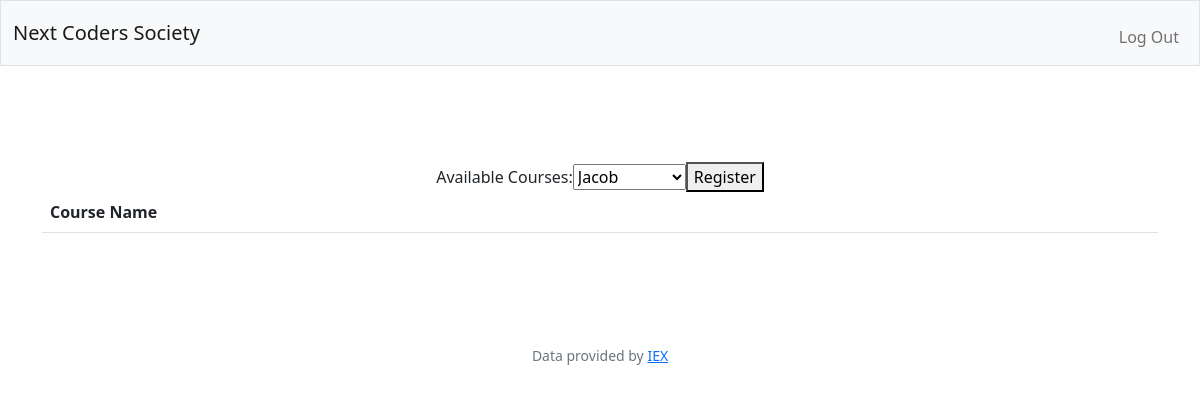
Page / (signed in) on the earlier database version.
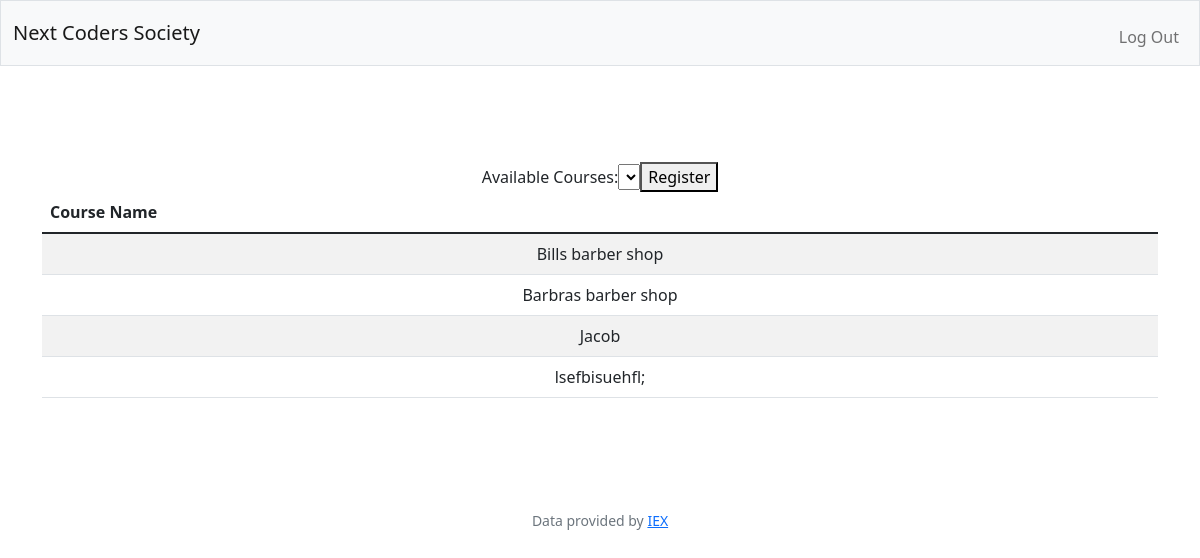
Same page on the later database version.
### tables this page shows
CREATE TABLE registered_courses(user_id int NOT NULL, course_name TEXT NOT NULL);

### app.py (the view)
@app.route("/", methods=['POST', 'GET'])
@login_required
def dashboard():
    user_id = session["user_id"]
    if request.method == "POST":
        value = request.form['clarinets']
        print(value)
        db.execute("INSERT INTO registered_courses(user_id, course_name) VALUES(?, ?)", user_id, value)
    user_id = session["user_id"]
    submitted_courses = db.execute("SELECT course_name FROM registered_courses WHERE user_id = ?", user_id)
    courses = db.execute(
        "SELECT course_name FROM available_courses WHERE course_name NOT IN (SELECT course_name FROM registered_courses WHERE user_id = ?)",
        user_id)
    return render_template("dashboard.html", available_courses=courses, registered_courses=submitted_courses)

### helpers.py (called while the page is built)
def login_required(f):
    @wraps(f)
    def decorated_function(*args, **kwargs):
        if session.get("user_id") is None:
            return redirect("/login")
        return f(*args, **kwargs)
    return decorated_function

### templates/dashboard.html (shortened to what this page needs)
{% extends "layout.html" %}
{% block main %}
<main class="container py-5 text-center">
    <table class="table table-striped">
        <thead>
        <tr>
            <th class="text-start">Course Name</th>
        </tr>
        </thead>
        <tbody>
        <form action="/" method="POST">
            <label for="clarinets">Available Courses:</label>
            <select name="clarinets" id="clarinets">
                {% for course in available_courses %}
                <option>{{course['course_name']}}</option>
                {% endfor %}
            </select>
            <button type="submit">Register</button>
        </form>
        {% for name in registered_courses %}
        <tr>
            <td>{{name['course_name']}}</td>
        </tr>
        {% endfor %}
        </tbody>
    </table>
</main>
{% endblock %}

### templates/layout.html (shortened to what this page needs)
<!DOCTYPE html>
<html lang="en">
    <head>
        <link href="https://cdn.jsdelivr.net/npm/bootstrap@5.1.3/dist/css/bootstrap.min.css" rel="stylesheet">
        <link href="/static/styles.css" rel="stylesheet">
    </head>
    <body>
        <nav class="bg-light border navbar navbar-expand-md navbar-light">
            <div class="container-fluid">
                <a class="navbar-brand" href="/"><span class="blue">Next Coders Society</span></a>
                <div class="collapse navbar-collapse" id="navbar">
                    {% if session["user_id"] %}
                        <ul class="navbar-nav ms-auto mt-2">
                            <li class="nav-item"><a class="nav-link" href="/logout">Log Out</a></li>
                        </ul>
                    {% else %}
                        <ul class="navbar-nav ms-auto mt-2">
                            <li class="nav-item"><a class="nav-link" href="/register">Register</a></li>
                            <li class="nav-item"><a class="nav-link" href="/login">Log In</a></li>
                        </ul>
                    {% endif %}
                </div>
            </div>
        </nav>
        <main class="container-fluid py-5 text-center">
            {% block main %}{% endblock %}
        </main>
        <footer class="mb-5 small text-center text-muted">
            Data provided by <a href="https://iexcloud.io/">IEX</a>
        </footer>
    </body>
</html>

Differences in the rows shown:
added registered_courses: course_name "Bills barber shop"
added registered_courses: course_name "Barbras barber shop"
added registered_courses: course_name "Jacob"
added registered_courses: course_name "lsefbisuehfl;"
Other differences:
form field clarinets: "Jacob" → (not shown)
